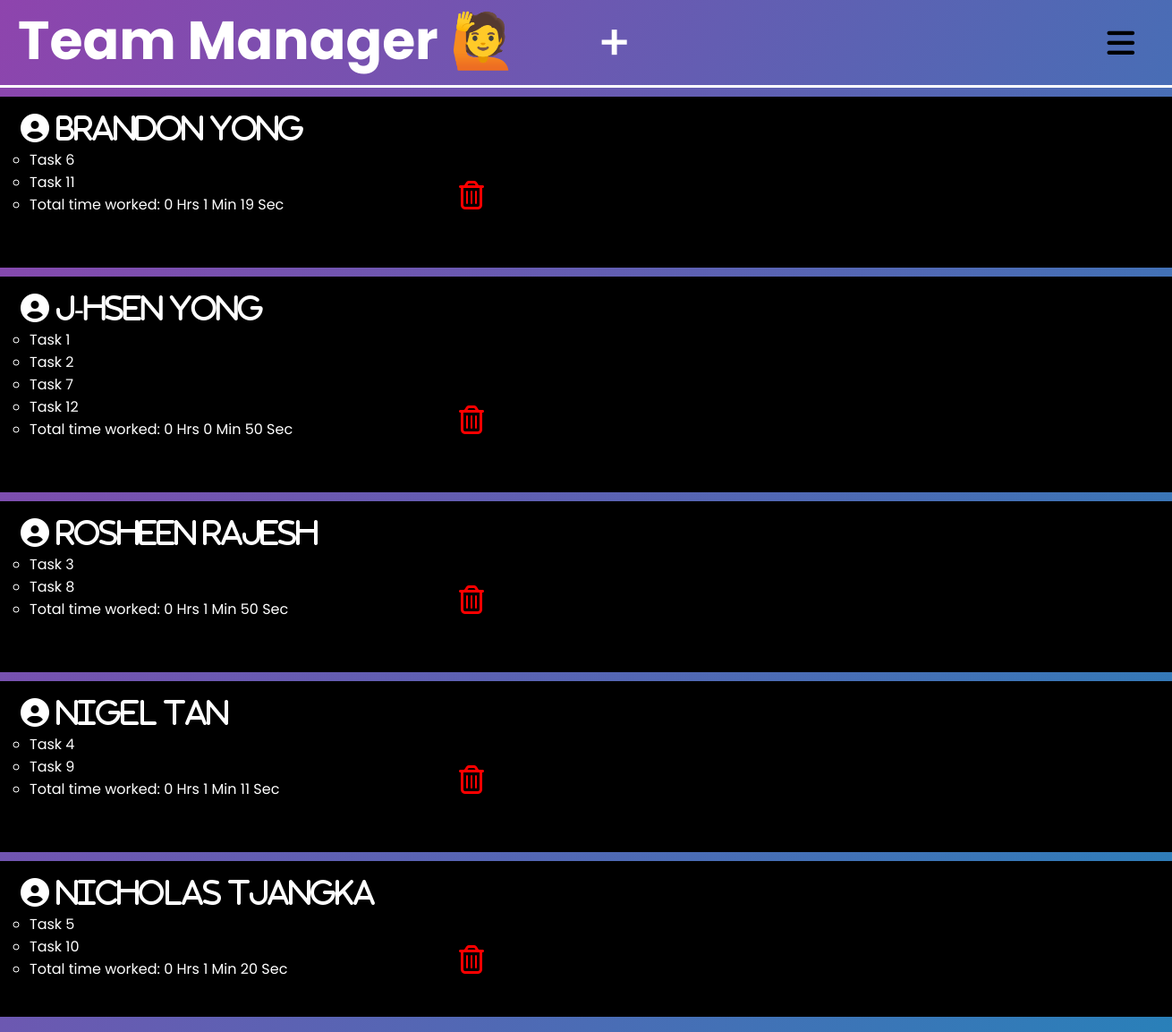
The page /membersboard on the database its author committed.
### tables this page shows
CREATE TABLE "User" (
	"user_id"	INTEGER NOT NULL UNIQUE,
	"user_username"	TEXT NOT NULL UNIQUE,
	"user_password"	TEXT NOT NULL UNIQUE,
	"user_email"	TEXT NOT NULL UNIQUE,
	PRIMARY KEY("user_id" AUTOINCREMENT)
);

CREATE TABLE "card" (
	"card_id"	INTEGER NOT NULL UNIQUE,
	"card_name"	TEXT NOT NULL,
	"card_tag"	TEXT,
	"card_priority"	TEXT,
	"card_storypoint"	TEXT,
	"card_description"	TEXT,
	"card_status"	TEXT,
	"card_start"	TEXT,
	"card_stop"	TEXT,
	"card_elapsed"	BLOB,
	"list_id"	INTEGER,
	"user_username"	TEXT,
	"sprint_id"	INTEGER,
	"card_type"	INTEGER,
	"card_timer"	BLOB DEFAULT 0,
	PRIMARY KEY("card_id" AUTOINCREMENT),
	FOREIGN KEY("user_username") REFERENCES "User"("user_username") ON DELETE SET NULL,
	FOREIGN KEY("list_id") REFERENCES "List"("list_id") ON DELETE SET NULL,
	FOREIGN KEY("sprint_id") REFERENCES "Sprint"("sprint_id") ON DELETE SET NULL
);

### app.py (the view)
@app.route('/membersboard',methods=['POST','GET'])
def membersboard():
    users = appDb.all_users()
    tasks = appDb.all_cards()
    return render_template("membersboard.html",users=users, tasks=tasks)

### db.py (called while the page is built)
    def all_users(self) :
        try :
            self.cursor.execute(
                "SELECT * from user")
            return self.cursor.fetchall()
        except Exception as e :
            return e

    def all_cards(self ) :
        try :
            self.cursor.execute(
                "SELECT * from CARD")
            return self.cursor.fetchall()
        except Exception as e :
            return e

### templates/membersboard.html (shortened to what this page needs)
{% extends "base.html" %}
{% block head %}
<link rel="stylesheet" href="https://use.fontawesome.com/releases/v5.15.4/css/all.css"/>
{% endblock %}
{% block body %}
<div class="membersboard_page">
    <h1>Team Manager &#128587</h1>
    <label for="add_member" class="show_add_member_btn">
        <a href="http://127.0.0.1:5000/signup ">+</a>
    </label>
    <label for="check">
        <i class="fas fa-bars" id="btn"></i>
    </label>
    <div class="members_columns" >
        {% for user in users %}
        <div class="member_box">
            <label for="personalPage" class="individual_user_btn">
                <a href="http://127.0.0.1:5000/user_stats">
                    <i class="fa-solid fa-circle-user fa-2xl" id="personal_page">
                                {{ user[1] }}
                    </i>
                </a>
            </label>
            <ul>
                {% set total_time = namespace(value=0) %}
                {%for task in tasks%}
                    {%if task[11] == user[1]%}
                        <li>{{task[1]}}</li>
                        {%set time = task[14]|int()%}
                        {%if task[14] != 0%}
                            {% set total_time.value = total_time.value + (time - 662400) %}
                        {%endif%}
                    {%endif%}
                {%endfor%}
                <li>Total time worked: {{total_time.value // 3600}} Hrs {{(total_time.value // 60) - ((total_time.value // 3600)*60)}} Min {{total_time.value % 60}} Sec</li>
            </ul>
            <label for ="deleteMember" class="delete_member_btn">
                <a href="/delete_user/{{user[0]}}">
                    <i class="fa-regular fa-trash-can fa-2xl" id="trash"></i>
                </a>
            </label>
        </div>
        {% endfor %}
    </div>
</div>
{% endblock %}

### static/css/main.css (style rules this page uses)
* { margin: 0; padding: 0; box-sizing: border-box; font-family: "Poppins", sans-serif; }
body { margin: 0; padding: 0; overflow: hidden; }
label #btn, label #cancel { position: absolute; cursor: pointer; border-radius: 3px; }
label #btn { right: 30px; top: 25px; font-size: 35px; color: black; padding: 6px 12px; transition: all .5s; }
.membersboard_page { background: linear-gradient(120deg, #8e44ad, #2980b9); height: 100vh; }
.membersboard_page h1 { text-align: left; padding-left: 20px; padding-bottom: 5px; font-size: 60px; color: white; border-bottom:3px solid white; }
.show_add_member_btn a { padding: 6px 12px; font-size: 55px; font-weight: 500; color: white; cursor: pointer; position: absolute; text-decoration: none; top: 0px; left: 50%; }
.member_box { display: grid; grid-template-columns: auto; grid-row: auto; border-style: solid; padding: 10px; gap: 20px; overflow: auto; max-height: 90%; margin-top: 10px; background-color: black; }
.member_box ul { list-style-type: circle; text-align: left; padding-left: 20px; color: white; }
.fa-trash-can { color: red; cursor: pointer; position: relative; bottom: 55px; left: 500px; }
.fa-circle-user { font-family: "Poppins", sans-serif; color: white; cursor: pointer; position: relative; top: 10px; left: 10px; }
.members_columns { overflow: auto; height: 90%; }

### rows shown on the page
User: user_username "Brandon Yong", value "0", (total_time.value//60)-((total_time.value//3600)*60) "1", value "19"
card: card_name "Task 6"
card: card_name "Task 11"
User: user_username "J-hsen Yong", value "0", value "50"
card: card_name "Task 1"
card: card_name "Task 2"
card: card_name "Task 7"
card: card_name "Task 12"
User: user_username "Rosheen Rajesh", value "0", value "1", value "50"
card: card_name "Task 3"
card: card_name "Task 8"
User: user_username "Nigel Tan", value "0", value "1", value "11"
card: card_name "Task 4"
card: card_name "Task 9"
User: user_username "Nicholas Tjangka", value "0", value "1", value "20"
card: card_name "Task 5"
card: card_name "Task 10"
